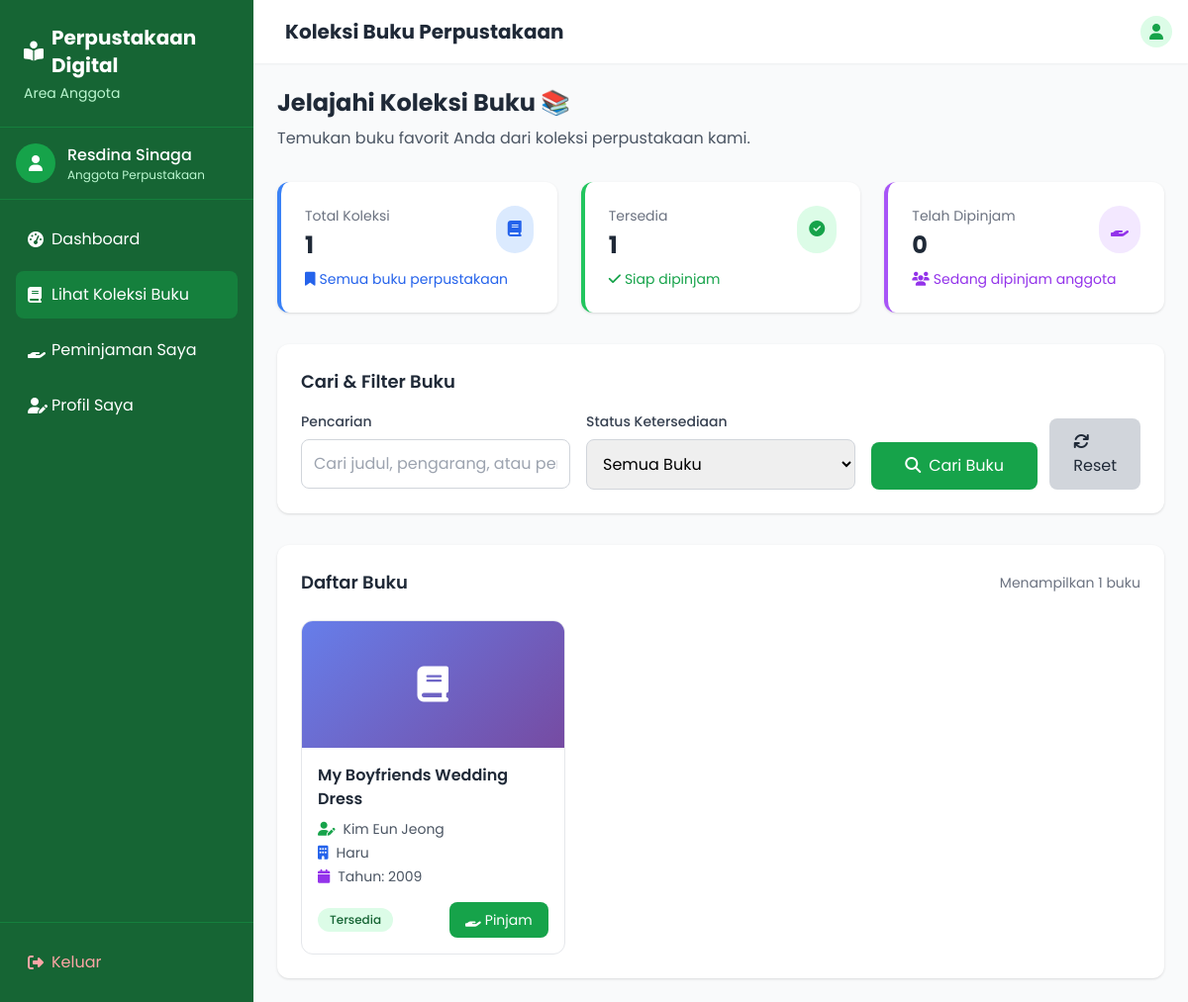
The app's page /user/buku.php (signed in) with its own data.
### tables this page shows
CREATE TABLE `buku` (
  `buku_id` INT NOT NULL AUTO_INCREMENT,
  `judul` VARCHAR(100) NOT NULL,
  `pengarang` VARCHAR(100) DEFAULT NULL,
  `penerbit` VARCHAR(100) DEFAULT NULL,
  `tahun_terbit` YEAR DEFAULT NULL,
  `jumlah_stok` INT DEFAULT 0,
  PRIMARY KEY (`buku_id`)
);

### user/buku.php (the view, shortened to what this page needs)
<?php
include '../config/koneksi.php';
$username = $_SESSION['username'];
$nama = $_SESSION['nama'] ?? $username;
$search = isset($_GET['search']) ? $_GET['search'] : '';
$kategori = isset($_GET['kategori']) ? $_GET['kategori'] : '';
$query = "SELECT * FROM buku WHERE 1=1";
$query .= " ORDER BY judul ASC";
$stmt = mysqli_prepare($koneksi, $query);
mysqli_stmt_execute($stmt);
$result = mysqli_stmt_get_result($stmt);
$total_buku = mysqli_num_rows($result);
$buku_tersedia = mysqli_query($koneksi, "SELECT COUNT(*) as total FROM buku WHERE jumlah_stok > 0")->fetch_assoc()['total'];
?>
<!DOCTYPE html>
<html lang="id">
<head>
    <script src="https://cdn.tailwindcss.com"></script>
    <link rel="stylesheet" href="https://cdnjs.cloudflare.com/ajax/libs/font-awesome/6.4.0/css/all.min.css">
</head>
<body class="bg-gray-50">
    <div class="flex h-screen">
        <div class="sidebar w-64 bg-green-800 text-white flex flex-col">
            <div class="p-6 border-b border-green-700">
                <h1 class="text-xl font-bold flex items-center">
                    <i class="fas fa-book-reader mr-2"></i>
                    Perpustakaan Digital
                </h1>
                <p class="text-green-200 text-sm mt-1">Area Anggota</p>
            </div>
            <div class="p-4 border-b border-green-700">
                <div class="flex items-center">
                    <div class="w-10 h-10 rounded-full bg-green-600 flex items-center justify-center">
                        <i class="fas fa-user"></i>
                    </div>
                    <div class="ml-3">
                        <p class="font-medium"><?= htmlspecialchars($nama); ?></p>
                        <p class="text-xs text-green-200">Anggota Perpustakaan</p>
                    </div>
                </div>
            </div>
            <nav class="flex-1 p-4">
                <ul class="space-y-2">
                    <li>
                        <a href="dashboard.php" class="flex items-center p-3 rounded-lg hover:bg-green-700 transition">
                            <i class="fas fa-tachometer-alt w-6"></i>
                            <span>Dashboard</span>
                        </a>
                    </li>
                    <li>
                        <a href="buku.php" class="flex items-center p-3 rounded-lg bg-green-700">
                            <i class="fas fa-book w-6"></i>
                            <span>Lihat Koleksi Buku</span>
                        </a>
                    </li>
                    <li>
                        <a href="peminjaman.php" class="flex items-center p-3 rounded-lg hover:bg-green-700 transition">
                            <i class="fas fa-hand-holding w-6"></i>
                            <span>Peminjaman Saya</span>
                        </a>
                    </li>
                    <li>
                        <a href="profil.php" class="flex items-center p-3 rounded-lg hover:bg-green-700 transition">
                            <i class="fas fa-user-edit w-6"></i>
                            <span>Profil Saya</span>
                        </a>
                    </li>
                </ul>
            </nav>
            <div class="p-4 border-t border-green-700">
                <a href="../logout.php"
                    class="flex items-center p-3 rounded-lg hover:bg-green-700 transition text-red-300 hover:text-white">
                    <i class="fas fa-sign-out-alt w-6"></i>
                    <span>Keluar</span>
                </a>
            </div>
        </div>
        <div class="flex-1 flex flex-col overflow-hidden">
            <header class="bg-white shadow-sm">
                <div class="flex items-center justify-between p-4">
                    <div class="flex items-center">
                        <h1 class="text-xl font-bold text-gray-800 ml-4">Koleksi Buku Perpustakaan</h1>
                    </div>
                    <div class="flex items-center space-x-4">
                        <div class="w-8 h-8 rounded-full bg-green-100 flex items-center justify-center">
                            <i class="fas fa-user text-green-600"></i>
                        </div>
                    </div>
                </div>
            </header>
            <main class="flex-1 overflow-y-auto p-6">
                <div class="mb-8">
                    <h2 class="text-2xl font-bold text-gray-800 mb-2">Jelajahi Koleksi Buku 📚</h2>
                    <p class="text-gray-600">Temukan buku favorit Anda dari koleksi perpustakaan kami.</p>
                </div>
                <div class="grid grid-cols-1 md:grid-cols-3 gap-6 mb-8">
                    <div class="card bg-white rounded-xl shadow p-6 border-l-4 border-blue-500">
                        <div class="flex justify-between items-start">
                            <div>
                                <p class="text-gray-500 text-sm">Total Koleksi</p>
                                <h3 class="text-2xl font-bold text-gray-800 mt-1"><?= number_format($total_buku); ?>
                                </h3>
                            </div>
                            <div class="p-3 rounded-full bg-blue-100 text-blue-600">
                                <i class="fas fa-book"></i>
                            </div>
                        </div>
                        <p class="text-blue-600 text-sm mt-2">
                            <i class="fas fa-bookmark mr-1"></i>Semua buku perpustakaan
                        </p>
                    </div>
                    <div class="card bg-white rounded-xl shadow p-6 border-l-4 border-green-500">
                        <div class="flex justify-between items-start">
                            <div>
                                <p class="text-gray-500 text-sm">Tersedia</p>
                                <h3 class="text-2xl font-bold text-gray-800 mt-1"><?= number_format($buku_tersedia); ?>
                                </h3>
                            </div>
                            <div class="p-3 rounded-full bg-green-100 text-green-600">
                                <i class="fas fa-check-circle"></i>
                            </div>
                        </div>
                        <p class="text-green-600 text-sm mt-2">
                            <i class="fas fa-check mr-1"></i>Siap dipinjam
                        </p>
                    </div>
                    <div class="card bg-white rounded-xl shadow p-6 border-l-4 border-purple-500">
                        <div class="flex justify-between items-start">
                            <div>
                                <p class="text-gray-500 text-sm">Telah Dipinjam</p>
                                <h3 class="text-2xl font-bold text-gray-800 mt-1">
                                    <?= number_format($total_buku - $buku_tersedia); ?></h3>
                            </div>
                            <div class="p-3 rounded-full bg-purple-100 text-purple-600">
                                <i class="fas fa-hand-holding"></i>
                            </div>
                        </div>
                        <p class="text-purple-600 text-sm mt-2">
                            <i class="fas fa-users mr-1"></i>Sedang dipinjam anggota
                        </p>
                    </div>
                </div>
                <div class="bg-white rounded-xl shadow p-6 mb-8">
                    <h3 class="text-lg font-semibold text-gray-800 mb-4">Cari & Filter Buku</h3>
                    <form method="GET" class="grid grid-cols-1 md:grid-cols-3 gap-4">
                        <div>
                            <label class="block text-gray-700 text-sm font-medium mb-2">Pencarian</label>
                            <input type="text" name="search" placeholder="Cari judul, pengarang, atau penerbit..."
                                value="<?= htmlspecialchars($search); ?>"
                                class="w-full border border-gray-300 p-3 rounded-lg focus:outline-none focus:ring-2 focus:ring-green-500">
                        </div>
                        <div>
                            <label class="block text-gray-700 text-sm font-medium mb-2">Status Ketersediaan</label>
                            <select name="kategori"
                                class="w-full border border-gray-300 p-3 rounded-lg focus:outline-none focus:ring-2 focus:ring-green-500">
                                <option value="semua" <?= $kategori == 'semua' ? 'selected' : ''; ?>>Semua Buku</option>
                            </select>
                        </div>
                        <div class="flex items-end space-x-3">
                            <button type="submit"
                                class="bg-green-600 text-white px-6 py-3 rounded-lg hover:bg-green-700 transition duration-200 w-full">
                                <i class="fas fa-search mr-2"></i>Cari Buku
                            </button>
                            <a href="buku.php"
                                class="bg-gray-300 text-gray-800 px-6 py-3 rounded-lg hover:bg-gray-400 transition duration-200">
                                <i class="fas fa-refresh mr-2"></i>Reset
                            </a>
                        </div>
                    </form>
                </div>
                <div class="bg-white rounded-xl shadow p-6">
                    <div class="flex justify-between items-center mb-6">
                        <h3 class="text-lg font-semibold text-gray-800">Daftar Buku</h3>
                        <span class="text-sm text-gray-500">
                            Menampilkan <?= number_format($total_buku); ?> buku
                        </span>
                    </div>
                    <?php if ($total_buku > 0): ?>
                        <div class="grid grid-cols-1 md:grid-cols-2 lg:grid-cols-3 xl:grid-cols-4 gap-6" id="books-grid">
                            <?php while ($buku = mysqli_fetch_assoc($result)):
                                $judul_escaped = htmlspecialchars($buku['judul'], ENT_QUOTES, 'UTF-8');
                                $judul_js = str_replace("'", "\\'", $buku['judul']);
                                $judul_js = str_replace('"', '\\"', $judul_js);
                            ?>
                                <div class="card bg-white border border-gray-200 rounded-xl overflow-hidden">
                                    <div class="book-cover h-32 flex items-center justify-center text-white">
                                        <i class="fas fa-book text-4xl"></i>
                                    </div>
                                    <div class="p-4">
                                        <h4 class="font-semibold text-gray-800 mb-2 line-clamp-2"
                                            title="<?= $judul_escaped; ?>">
                                            <?= $judul_escaped; ?>
                                        </h4>
                                        <div class="space-y-1 text-sm text-gray-600 mb-3">
                                            <div class="flex items-center">
                                                <i class="fas fa-user-edit mr-2 text-green-600"></i>
                                                <span><?= htmlspecialchars($buku['pengarang']); ?></span>
                                            </div>
                                            <div class="flex items-center">
                                                <i class="fas fa-building mr-2 text-blue-600"></i>
                                                <span><?= htmlspecialchars($buku['penerbit']); ?></span>
                                            </div>
                                            <div class="flex items-center">
                                                <i class="fas fa-calendar mr-2 text-purple-600"></i>
                                                <span>Tahun: <?= $buku['tahun_terbit']; ?></span>
                                            </div>
                                        </div>
                                        <div class="flex justify-between items-center mt-4">
                                            <span
                                                class="<?= $buku['jumlah_stok'] > 0 ? 'bg-green-100 text-green-800' : 'bg-red-100 text-red-800'; ?> px-3 py-1 rounded-full text-xs font-medium">
                                                <?= $buku['jumlah_stok'] > 0 ? 'Tersedia' : 'Dipinjam'; ?>
                                            </span>
                                            <?php if ($buku['jumlah_stok'] > 0): ?>
                                                <button
                                                    onclick="pinjamBuku(<?= $buku['buku_id']; ?>, '<?= $judul_js; ?>')"
                                                    class="pinjam-btn bg-green-600 text-white px-4 py-2 rounded-lg hover:bg-green-700 transition duration-200 text-sm">
                                                    <i class="fas fa-hand-holding mr-1"></i>Pinjam
                                                </button>
                                            <?php endif; ?>
                                        </div>
                                    </div>
                                </div>
                            <?php endwhile; ?>
                        </div>
                    <?php endif; ?>
                </div>
            </main>
        </div>
    </div>
</body>
</html>

### user/buku.php (style rules this page uses)
body { font-family: 'Poppins', sans-serif; }
.card { transition: transform 0.3s, box-shadow 0.3s; }
.sidebar { transition: all 0.3s ease; }
.book-cover { background: linear-gradient(135deg, #667eea 0%, #764ba2 100%); }
.pinjam-btn { cursor: pointer; }

### records on screen
buku: judul "My Boyfriends Wedding Dress", pengarang "Kim Eun Jeong", penerbit "Haru", tahun_terbit "2009", jumlah_stok "Tersedia"

### other values on screen
$nama "Resdina Sinaga"
$total_buku "1"
$buku_tersedia "1"
$total_buku - $buku_tersedia "0"
